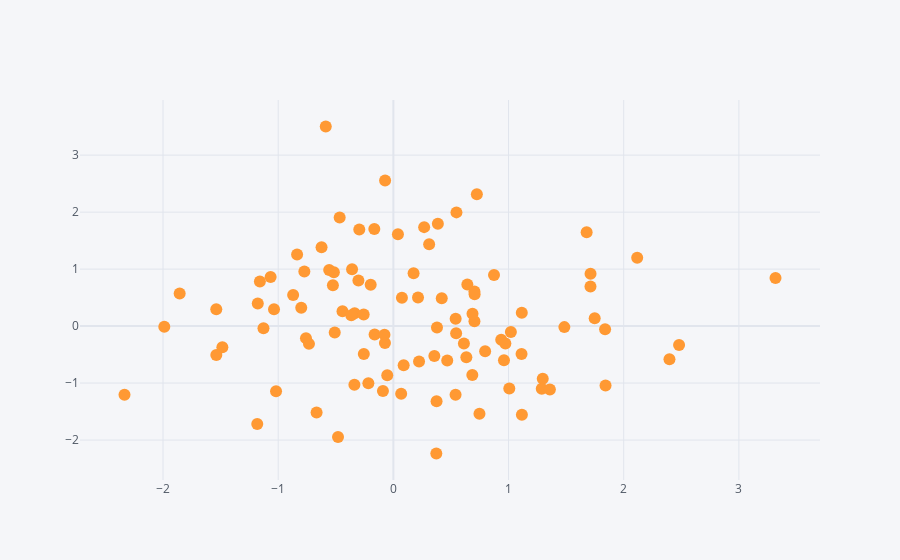

Notebook code for this chart:
### Code cell
df.iplot(x='A',y='B',mode='markers')
